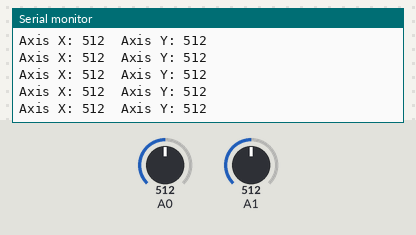
A sketch run on a simulated Arduino Uno, built with avr-gcc and run on an emulated ATmega328P. On the bench: the last lines printed to the serial monitor. The inputs (shaded band) are chosen by the test bench; at power-on: A0 = 512, A1 = 512.

Above: at 1.2 s.
1.3 s: A0 set to 109
At 2.1 s:
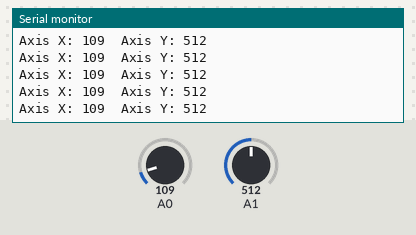
4.3 s: A0 set to 88
At 5.2 s:
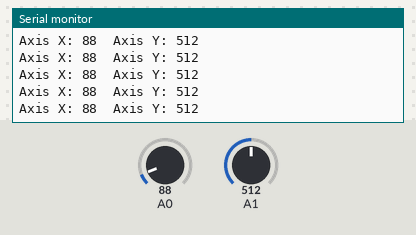
7.3 s: A1 set to 992
At 8.4 s:
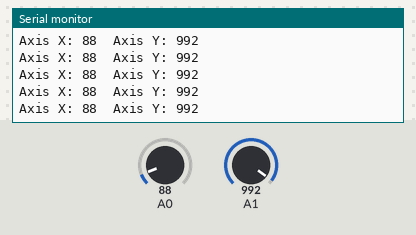
8.8 s: A1 set to 1011
At 9.8 s:
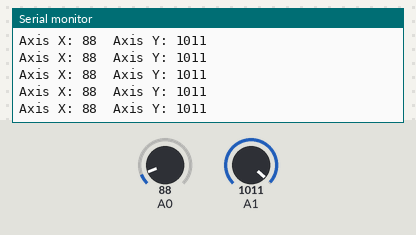
10.3 s: A0 set to 11
At 11.2 s:
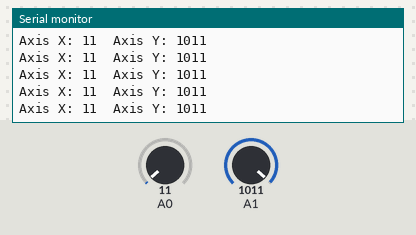
13.3 s: A0 set to 8
At 14.3 s:
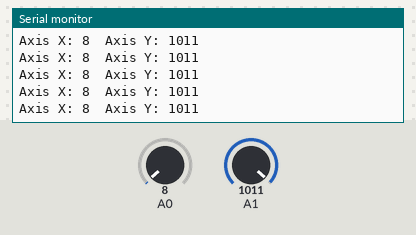
Timing chart, 0 to 15.8 s (numbered marks = the images above; inputs shaded):
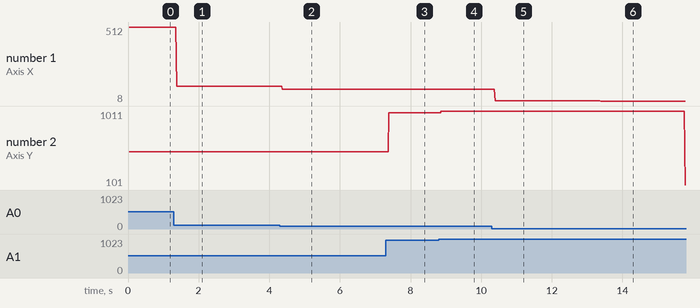

Measured:
- after the input at 1.3 s, the serial monitor: prints a new line after 0.08 s (image 1)
- after the input at 4.3 s, the serial monitor: prints a new line after 0.07 s (image 2)
- after the input at 7.3 s, the serial monitor: prints a new line after 0.09 s (image 3)
- after the input at 8.8 s, the serial monitor: prints a new line after 0.07 s (image 4)
- after the input at 10.3 s, the serial monitor: prints a new line after 0.09 s (image 5)
- after the input at 13.3 s, the serial monitor: prints a new line after 0.09 s (image 6)
- plotted number 1: 512 → 109 after the input at 1.3 s, 109 → 88 after the input at 4.3 s, 88 → 11 after the input at 10.3 s, 11 → 8 after the input at 13.3 s
- plotted number 2: 512 → 992 after the input at 7.3 s, 992 → 1011 after the input at 8.8 s, 1011 → 101 after the input at 13.3 s

The sketch:

accTest.ino
```cpp
#include <Adafruit_MotorShield.h>
#include <lenlib.h>
#include <Servo.h>
#include <Wire.h>

int valAxisX = 0;
int valAxisY = 0;

mySensors Sensors; // create sensors object

void setup()
{
  Serial.begin(9600); // set up Serial library at 9600 bps
  Serial.println("button and IR sensor test.");

  Sensors.beginSensors(); // start sensors
}

void loop()
{
  valAxisX  = Sensors.readAccX();
  valAxisY = Sensors.readAccY();

  Serial.print("Axis X: ");Serial.print(valAxisX);
  Serial.print("\tAxis Y: ");Serial.print(valAxisY);
  Serial.print("\n");
}
```
